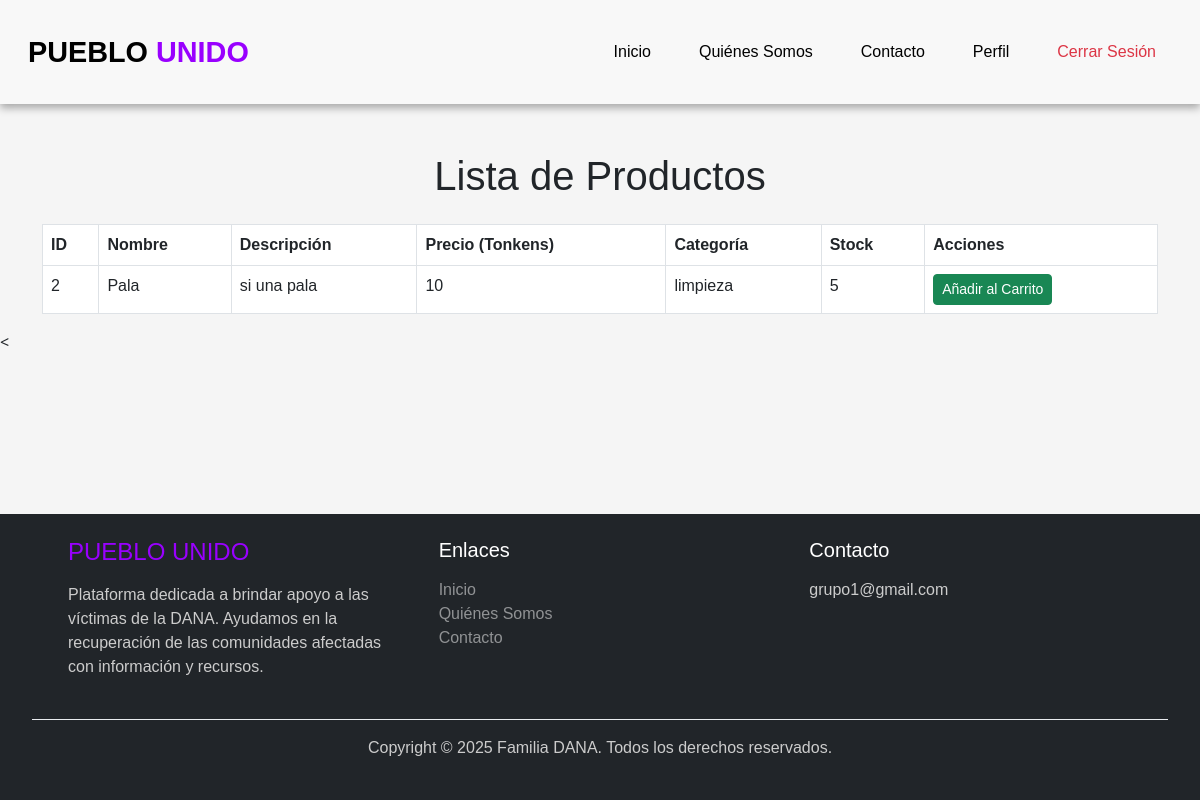
/productos/index.php (signed in), run on the app's committed database.
### tables this page shows
CREATE TABLE `productos` (
  `id` int(11) NOT NULL AUTO_INCREMENT,
  `usuario_id` int(11) NOT NULL,
  `nombre` varchar(100) NOT NULL,
  `descripcion` text NOT NULL,
  `precio_tonkens` int(11) NOT NULL,
  `categoria` enum('alimentos','limpieza','bricolaje','transporte') NOT NULL,
  `stock` int(11) NOT NULL DEFAULT 1,
  PRIMARY KEY (`id`),
  KEY `usuario_id` (`usuario_id`),
  CONSTRAINT `productos_ibfk_1` FOREIGN KEY (`usuario_id`) REFERENCES `usuarios` (`id`) ON DELETE CASCADE
);

### productos/index.php (the view, shortened to what this page needs)
<?php
include '../includes/db.php';
include '../includes/header.php';
function sanitize($data) {
    return htmlspecialchars($data, ENT_QUOTES, 'UTF-8');
}
$query = $conexion->prepare("SELECT id, nombre, descripcion, precio_tonkens, categoria, stock FROM productos");
$query->execute();
$resultado = $query->get_result();
?>
<div class="container mt-5">
    <h1 class="text-center mb-4">Lista de Productos</h1>
    <table class="table table-bordered">
        <thead class="thead-dark">
            <tr>
                <th>ID</th>
                <th>Nombre</th>
                <th>Descripción</th>
                <th>Precio (Tonkens)</th>
                <th>Categoría</th>
                <th>Stock</th>
                <th>Acciones</th>
            </tr>
        </thead>
        <tbody>
            <?php while ($producto = $resultado->fetch_assoc()) { ?>
                <tr>
                    <td><?php echo sanitize($producto['id']); ?></td>
                    <td><?php echo sanitize($producto['nombre']); ?></td>
                    <td><?php echo sanitize($producto['descripcion']); ?></td>
                    <td><?php echo sanitize($producto['precio_tonkens']); ?></td>
                    <td><?php echo sanitize($producto['categoria']); ?></td>
                    <td><?php echo sanitize($producto['stock']); ?></td>
                    <td>
                        <button class="btn btn-success btn-sm open-modal" data-id="<?php echo sanitize($producto['id']); ?>" data-nombre="<?php echo sanitize($producto['nombre']); ?>" data-stock="<?php echo sanitize($producto['stock']); ?>">Añadir al Carrito</button>
                    </td>
                </tr>
            <?php } ?>
        </tbody>
    </table>
</div>
<div class="position-fixed bottom-0 end-0 p-3" style="z-index: 11">
</div>
<?php include '../includes/footer.php'; ?>

### css/style.css (style rules this page uses)
* { margin: 0; padding: 0; box-sizing: border-box; font-family: Arial, sans-serif; }
html, body { height: 100%; margin: 0; background-color: #f5f5f5; display: flex; flex-direction: column; }
body { display: flex; flex-direction: column; min-height: 100vh; }

### data on the page
productos: id "2", nombre "Pala", descripcion "si una pala", precio_tonkens "10", categoria "limpieza", stock "5"
